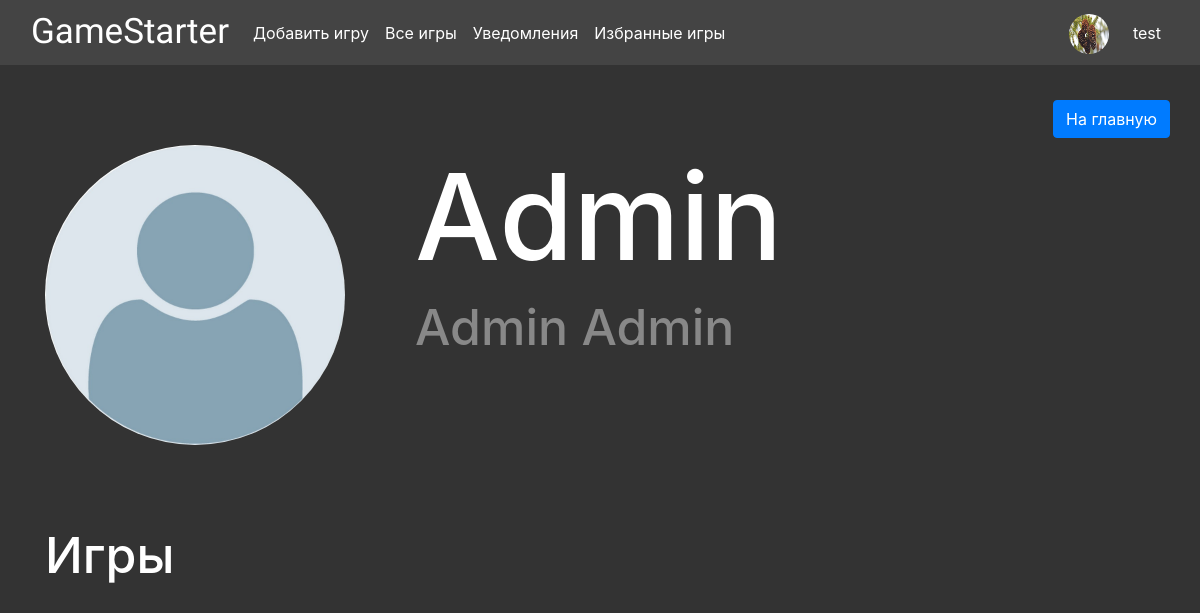
The app's page /profile/Admin (signed in) with its own data.
### data/users.py (models this page shows, shortened)
class User(SqlAlchemyBase, SerializerMixin, UserMixin):
    __tablename__ = 'users'
    id = sqlalchemy.Column(sqlalchemy.Integer, primary_key=True, autoincrement=True)
    name = sqlalchemy.Column(sqlalchemy.String, nullable=True)
    nickname = sqlalchemy.Column(sqlalchemy.String, nullable=True)
    is_moderator = sqlalchemy.Column(sqlalchemy.Boolean, nullable=True)
    favorites = sqlalchemy.Column(sqlalchemy.String, nullable=True)
    email = sqlalchemy.Column(sqlalchemy.String, nullable=True, unique=True)
    hashed_password = sqlalchemy.Column(sqlalchemy.String, nullable=True)
    games_when_collaborate = orm.relationship('Game', backref='collaborator', secondary="association")
    profile_image = sqlalchemy.Column(sqlalchemy.String, default='/static/profile_images/default.png')
    notifications = orm.relationship('Notification', back_populates='user')
    games = orm.relationship("Game", back_populates='user')
    comments = orm.relationship('Comment', back_populates='user')
    games_likes = orm.relationship('Game', overlaps="games_dislikes")
    games_dislikes = orm.relationship('Game', overlaps="games_likes")
    comment_likes = orm.relationship('Comment', overlaps="comments_dislikes")
    comment_dislikes = orm.relationship('Comment', overlaps="comment_likes")

### main.py (the view)
@app.route('/profile/<nickname>')
def profile(nickname: str):
    if not current_user.is_authenticated:
        return redirect('/preview')
    db_sess = db_session.create_session()
    user = db_sess.query(User).filter(User.nickname == nickname).first()
    return render_template('profile.html', title='Профиль', user=user)

### data/db_session.py (called while the page is built)
def create_session() -> Session:
    global __factory
    return __factory()

### main.py (called while the page is built)
@login_manager.user_loader
def load_user(user_id):
    db_sess = db_session.create_session()
    return db_sess.get(User, user_id)

### templates/profile.html (shortened to what this page needs)
{% extends "base.html" %}
{% block content%}
{% if not user %}
<div class="buttons">
    <a class="btn btn-primary" href="/" role="button">На главную</a>
</div>
<div class="info"">
        <img src=" /static/profile_images/sad_hamster.jpg" alt="Очень грустная картинка">
    <div class="text">
        <h2>Пользователя с таким никнеймом не существует</h2>
        <h3>Нам очень жаль</h2>
    </div>
</div>
{% else %}
<div class="buttons">
    <a class="btn btn-primary" href="/" role="button">На главную</a>
</div>
<div class="info">
    <img src="{{user.profile_image}}">
    <div class="text">
        <h1>{{user.nickname}}</h1>
        <h2>{{user.name}}</h2>
    </div>
</div>
<div class="games">
    <div class="text">
        {% if user == current_user %}
        <h3>Ваши Игры</h3>
        {% else %}
        <h3>Игры</h3>
        {% endif %}
    </div>
</div>
{% endif %}
{% endblock %}

### templates/base.html (shortened to what this page needs)
<!doctype html>
<html lang="en">
<head>
    <link rel="stylesheet" href="https://cdn.jsdelivr.net/npm/bootstrap@4.0.0/dist/css/bootstrap.min.css"
>
    <link rel="stylesheet" href="/static/css/style.css">
    <link rel="stylesheet" href="/static/css/profile.css">
    <link rel="stylesheet" href="/static/css/moderation.css">
    <link rel="stylesheet" href="/static/css/game_page.css">
    <link rel="stylesheet" href="/static/css/notificatons.css">
</head>
<body>
<header>
    <nav class="navbar navbar-expand-lg bg-body-tertiary navbar-dark">
        <div class="container-fluid">
            <a class="navbar-brand" href="/">GameStarter</a>
            {% if current_user.is_authenticated %}
            <div class="collapse navbar-collapse" id="navbarSupportedContent">
                <ul class="navbar-nav me-auto mb-2 mb-lg-0">
                    <li class="nav-item">
                        <a class="nav-link active" aria-current="page" href="/game/add">Добавить игру</a>
                    </li>
                    <li>
                        <a class="nav-link active" aria-current="page" href="/">Все игры</a>
                    </li>
                    <li>
                        <a class="nav-link active" aria-current="page" href="/notifications">Уведомления</a>
                    </li>
                    <li>
                        <a class="nav-link active" aria-current="page" href="/favourites">Избранные игры</a>
                    </li>
                </ul>
            </div>
            <a class="navbar-brand" href="/profile/{{current_user.nickname}}"><img class="navbar-user-image" src="{{current_user.profile_image}}" alt=""></a>
            <div class="navbar-nav">
                <li class="nav-item">
                    <a class="nav-link active" aria-current="page" href="/profile/{{current_user.nickname}}">{{current_user.nickname}}</a>
                </li>
            </div>
            {% endif %}
        </div>
    </nav>
</header>
<main role="main" class="container">
    {% block content %}{% endblock %}
</main>
</body>
</html>

### static/css/style.css (style rules this page uses)
body { background-color: #333; color: white; }
nav { background-color: #444; max-height: 65px; }
.navbar-brand { font-family: "Jersey 15"; font-size: 35px; height: fit-content; width: fit-content; }
.navbar-user-image { border-radius: 50%; width: 40px; height: 40px; }

### static/css/profile.css (style rules this page uses)
.info img { width: 300px; height: 300px; border-radius: 50%; }
.info { margin-top: 10vh; display: flex; flex-direction: row; justify-content: left; margin-bottom: 10vh; }
.text h1 { font-size: 120px; }
.text h2 { font-size: 50px; color: #888 }
.text h3 { font-size: 50px; }
.info .text { margin-left: 70px; }
.buttons { position: fixed; top: 100px; right: 30px; }

### records on screen
User: profile_image (picture), nickname "test"
User: profile_image (placeholder picture), nickname "Admin", name "Admin Admin"
